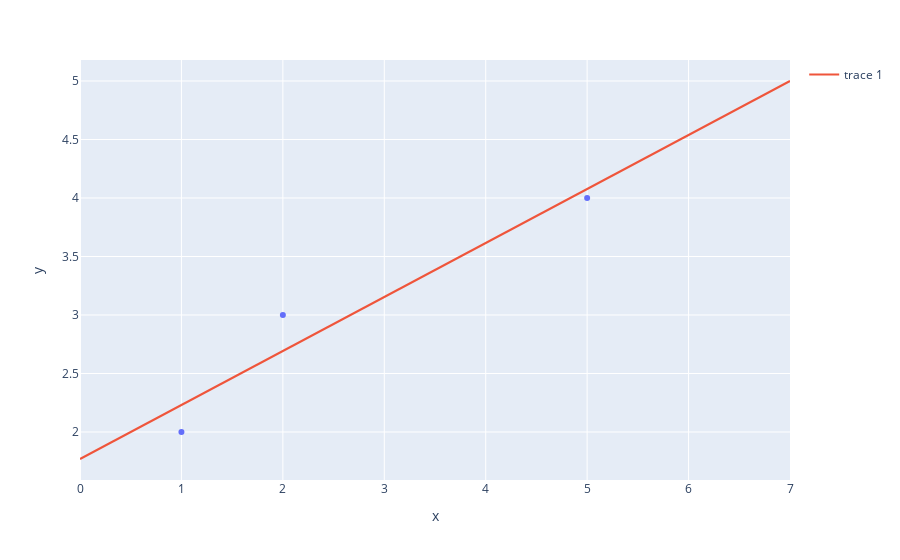

Write notebook code for a chart like this one.
### Markdown cell above
### 図示

### Code cell
fig=px.scatter(dfD,x="x",y="y")
t=np.linspace(0,7)
fig.add_scatter(x=t,y=a*t+b)

### Figure 1 — Plotly figure (JSON) as saved in the notebook; plotly's stock layout.template omitted (floating-point values rounded to 4 significant figures)
{"data": [{"hovertemplate": "x=%{x}<br>y=%{y}<extra></extra>", "legendgroup": "", "marker": {"color": "#636efa", "symbol": "circle"}, "mode": "markers", "name": "", "orientation": "v", "showlegend": false, "type": "scatter", "x": [1, 2, 5], "xaxis": "x", "y": [2, 3, 4], "yaxis": "y"}, {"type": "scatter", "x": [0, 0.1429, 0.2857, 0.4286, 0.5714, 0.7143, 0.8571, 1, 1.143, 1.286, 1.429, 1.571, 1.714, 1.857, 2, 2.143, 2.286, 2.429, 2.571, 2.714, 2.857, 3, 3.143, 3.286, 3.429, 3.571, 3.714, 3.857, 4, 4.143, 4.286, 4.429, 4.571, 4.714, 4.857, 5, 5.143, 5.286, 5.429, 5.571, 5.714, 5.857, 6, 6.143, 6.286, 6.429, 6.571, 6.714, 6.857, 7], "y": [1.769, 1.835, 1.901, 1.967, 2.033, 2.099, 2.165, 2.231, 2.297, 2.363, 2.429, 2.495, 2.56, 2.626, 2.692, 2.758, 2.824, 2.89, 2.956, 3.022, 3.088, 3.154, 3.22, 3.286, 3.352, 3.418, 3.484, 3.549, 3.615, 3.681, 3.747, 3.813, 3.879, 3.945, 4.011, 4.077, 4.143, 4.209, 4.275, 4.341, 4.407, 4.473, 4.538, 4.604, 4.67, 4.736, 4.802, 4.868, 4.934, 5]}], "layout": {"legend": {"tracegroupgap": 0}, "margin": {"t": 60}, "xaxis": {"anchor": "y", "domain": [0, 1], "title": {"text": "x"}}, "yaxis": {"anchor": "x", "domain": [0, 1], "title": {"text": "y"}}}}
